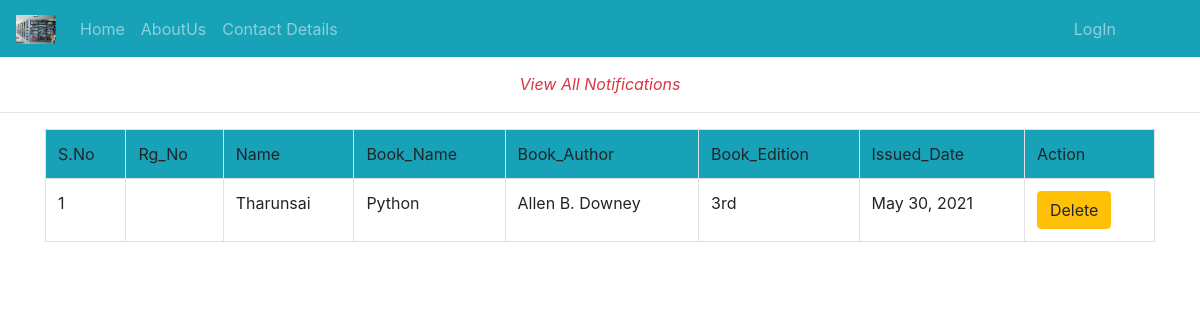
The app's page /issue_book/ with its own data.
### Library_App/models.py (models this page shows)
class st_admin_data(models.Model):
	Rg_No=models.CharField(max_length=120)
	Branch=models.CharField(max_length=120)
	Name=models.CharField(max_length=120)
	issue_status=models.IntegerField(default=0)
	Book_name=models.CharField(max_length=120)
	Book_author=models.CharField(max_length=120)
	Book_Edition=models.CharField(max_length=120,default="")
	Book_count=models.IntegerField(default=0)
	Issue_date=models.DateField(blank=True,null=True)
	Expire_date=models.DateField(blank=True,null=True)
	Return_Date=models.DateField(blank=True,null=True)
	Fine=models.IntegerField(default=0)
	uid=models.ForeignKey(User,on_delete=models.CASCADE)

### Library_App/views.py (the view)
# urls.py: path('issue_book/',views.issue_book,name='issue_book'),
def issue_book(request):
	rc=st_admin_data.objects.all()
	print(rc)
	return render(request,'html/issue_book.html',{'rc':rc})

### Library_App/templates/html/issue_book.html (shortened to what this page needs)
{% extends 'html/base.html' %}
{% load static %}
{% block content %}
<div class="text-center text-danger">
	<br>
	<span><i>View All Notifications</i></span>
</div>
<hr>
<div class="container">
	<table class="table table-bordered">
		<tr class="bg bg-info">
			<td>S.No</td>
			<td>Rg_No</td>
			<td>Name</td>
			<td>Book_Name</td>
			<td>Book_Author</td>
			<td>Book_Edition</td>
			<td>Issued_Date</td>
			<td>Action</td>
		</tr>
		{% for i in rc %}
		{% if i.issue_status is 1 %}
			<tr>
				<td>{{forloop.counter}}</td>
				<td>{{i.Rg_No}}</td>
				<td>{{i.Name}}</td>
				<td>{{i.Book_name}}</td>
				<td>{{i.Book_author}}</td>
			    <td>{{i.Book_Edition}}</td>
				<td>{{i.Issue_date}}</td>
				<td><a class="confirm-delete btn btn-warning" href="{% url 'datadelete' i.id %}">Delete</a></td>
			</tr>
			{% endif %}
			{% endfor %}
	</table>
</div>
		<br><br><br><br><br>
{% endblock %}

### records on screen
st_admin_data: Name "Tharunsai", Book_name "Python", Book_author "Allen B. Downey", Book_Edition "3rd", Issue_date "May 30, 2021"
